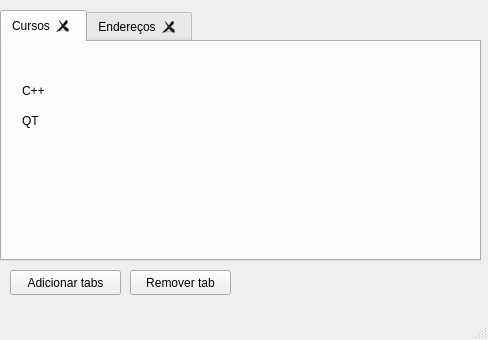
<?xml version="1.0" encoding="UTF-8"?>
<ui version="4.0">
 <class>MainWindow</class>
 <widget class="QMainWindow" name="MainWindow">
  <property name="geometry">
   <rect>
    <x>0</x>
    <y>0</y>
    <width>488</width>
    <height>340</height>
   </rect>
  </property>
  <property name="windowTitle">
   <string>MainWindow</string>
  </property>
  <widget class="QWidget" name="centralwidget">
   <widget class="QTabWidget" name="tabWidget">
    <property name="geometry">
     <rect>
      <x>0</x>
      <y>10</y>
      <width>481</width>
      <height>251</height>
     </rect>
    </property>
    <property name="currentIndex">
     <number>0</number>
    </property>
    <property name="tabsClosable">
     <bool>true</bool>
    </property>
    <widget class="QWidget" name="tab">
     <attribute name="title">
      <string>Cursos</string>
     </attribute>
     <widget class="QLabel" name="label">
      <property name="geometry">
       <rect>
        <x>20</x>
        <y>40</y>
        <width>67</width>
        <height>17</height>
       </rect>
      </property>
      <property name="text">
       <string>C++</string>
      </property>
     </widget>
     <widget class="QLabel" name="label_2">
      <property name="geometry">
       <rect>
        <x>20</x>
        <y>70</y>
        <width>67</width>
        <height>17</height>
       </rect>
      </property>
      <property name="text">
       <string>QT</string>
      </property>
     </widget>
    </widget>
    <widget class="QWidget" name="tab_2">
     <attribute name="title">
      <string>Endereços</string>
     </attribute>
     <widget class="QLabel" name="label_3">
      <property name="geometry">
       <rect>
        <x>20</x>
        <y>30</y>
        <width>67</width>
        <height>17</height>
       </rect>
      </property>
      <property name="text">
       <string>Diferente</string>
      </property>
     </widget>
     <widget class="QLabel" name="label_4">
      <property name="geometry">
       <rect>
        <x>20</x>
        <y>70</y>
        <width>67</width>
        <height>17</height>
       </rect>
      </property>
      <property name="text">
       <string>De novo</string>
      </property>
     </widget>
    </widget>
   </widget>
   <widget class="QPushButton" name="pushButton">
    <property name="geometry">
     <rect>
      <x>10</x>
      <y>270</y>
      <width>111</width>
      <height>25</height>
     </rect>
    </property>
    <property name="text">
     <string>Adicionar tabs</string>
    </property>
   </widget>
   <widget class="QPushButton" name="pushButton_2">
    <property name="geometry">
     <rect>
      <x>130</x>
      <y>270</y>
      <width>101</width>
      <height>25</height>
     </rect>
    </property>
    <property name="text">
     <string>Remover tab</string>
    </property>
   </widget>
  </widget>
  <widget class="QMenuBar" name="menubar">
   <property name="geometry">
    <rect>
     <x>0</x>
     <y>0</y>
     <width>488</width>
     <height>22</height>
    </rect>
   </property>
  </widget>
  <widget class="QStatusBar" name="statusbar"/>
 </widget>
 <resources/>
 <connections/>
</ui>
